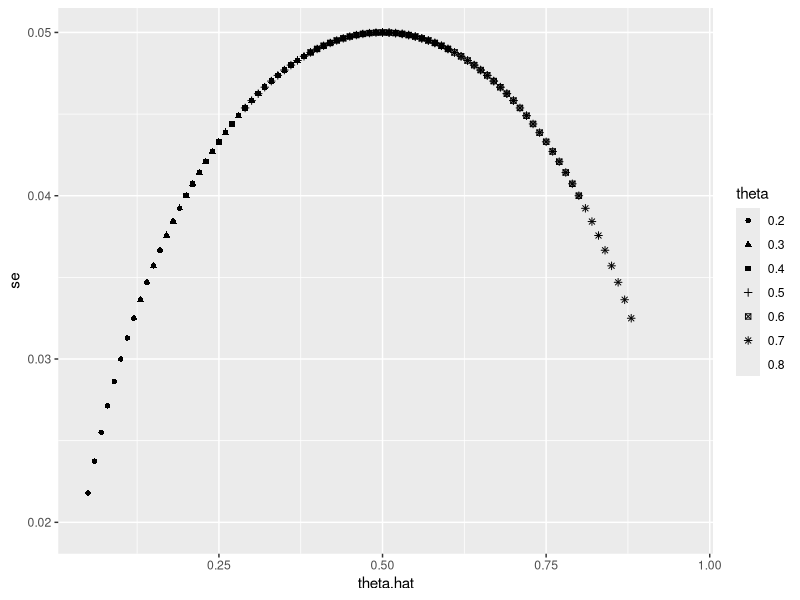
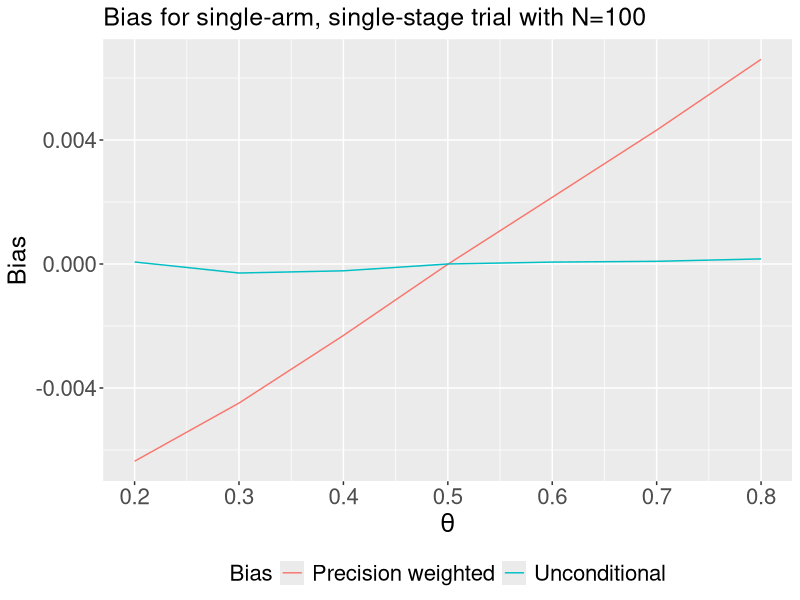
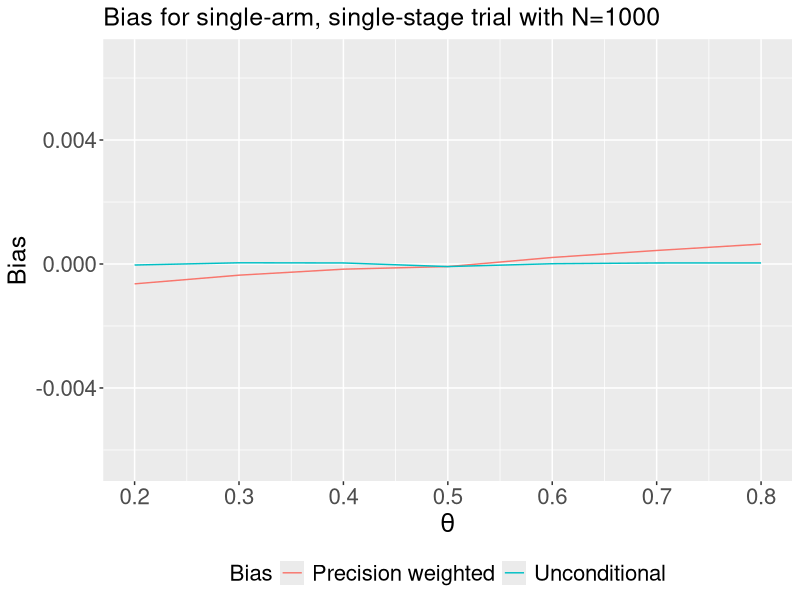
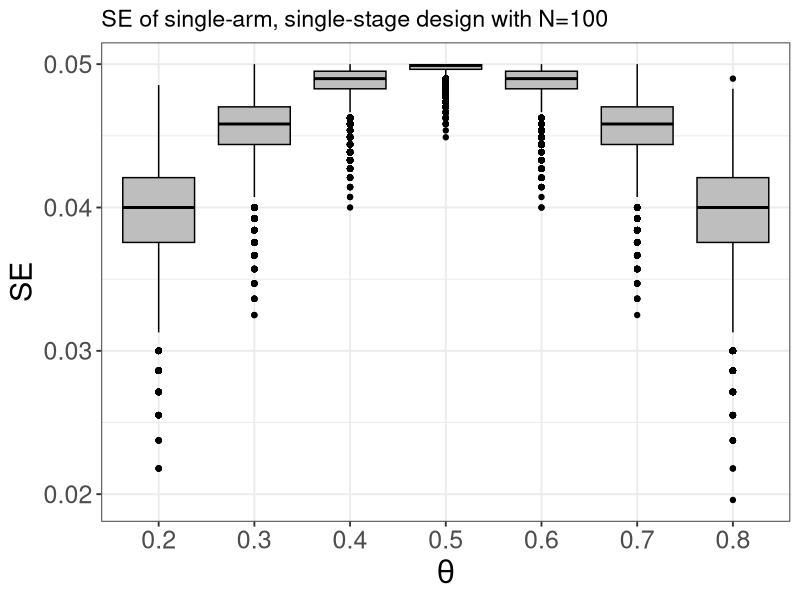
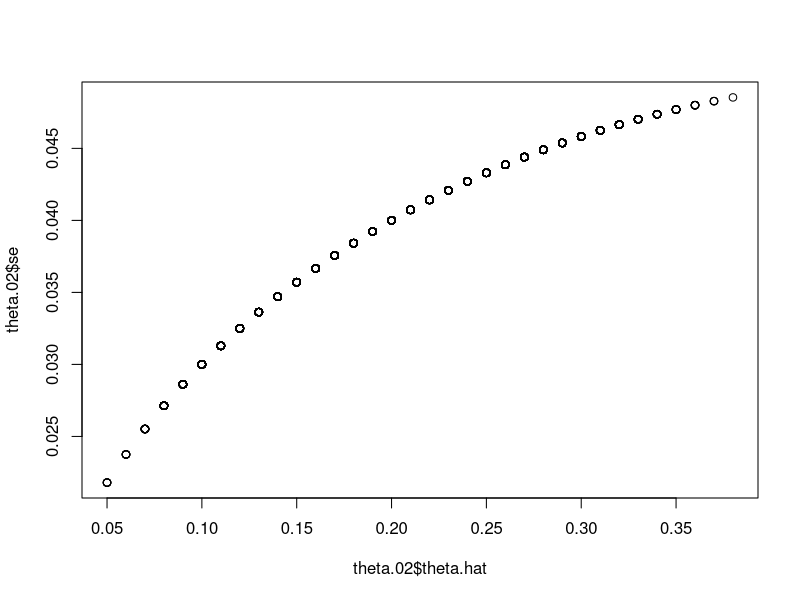
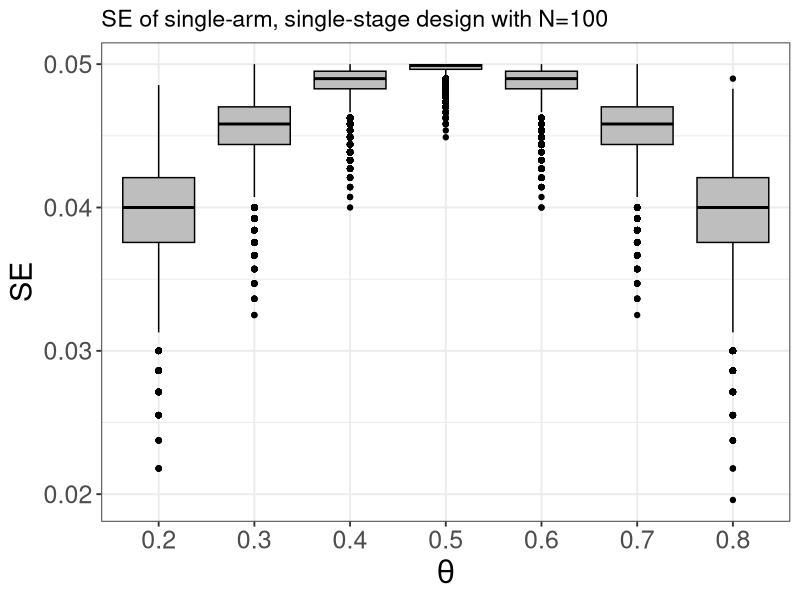

Write R code to recreate these figures, in order.
## ---- chunk 1
knitr::opts_chunk$set(
  collapse = TRUE,
  dev='png',
  fig.path="figures/",
  comment = "#>"
)
## ---- chunk 2
#library(pwb)
library(ggplot2)
library(here)
## ---- chunk 3
# Simulate single-stage design:
nsims <- 1e5
N <- 100
theta.vec <- seq(0.2, 0.8, 0.1)
unadjusted <- pwbias <- numeric(length(theta.vec))
se.list <- theta.hat.list <- vector("list", length(theta.vec))


for (i in 1:length(theta.vec)) {
  responses <- rbinom(nsims, N, theta.vec[i])
  theta.hat <- responses/N
  unadjusted[i] <- mean(theta.hat-theta.vec[i])
  se <- sqrt(theta.hat*(1-theta.hat)/N)
  pwbias[i] <- weighted.mean(x=theta.hat-theta.vec[i], w=1/se^2)
  theta.hat.list[[i]] <- theta.hat
  se.list[[i]] <- se
}

dat <- data.frame(theta=rep(theta.vec, times=2),
                  bias=c(unadjusted, pwbias),
                  type=rep(c("Unconditional", "Precision weighted"), each=length(theta.vec)))

se.df <- data.frame(theta.hat=unlist(theta.hat.list),
                    se=unlist(se.list),
                    theta=rep(as.character(theta.vec), each=nsims))
## ---- chunk 4
# par(mfrow=c(3,3))
# for(i in 1:length(theta.vec)){
#   plot(x=theta.hat.list[[i]], y=se.list[[i]])
# }
# par(mfrow=c(3,3))
se.df.parsim <- se.df[!duplicated(se.df),]
nrow(se.df.parsim)
ggplot(se.df.parsim, aes(x=theta.hat, y=se, shape=theta))+
  geom_point()
## ---- chunk 5
    theme_update(axis.text=element_text(size=16),
          axis.title=element_text(size=18),
          legend.text=element_text(size=16),
          legend.title=element_text(size=16),
          plot.title=element_text(size=18))
ggplot(data=dat, mapping=aes(x=theta, y=bias, col=type))+
  geom_line()+
  labs(title="Bias for single-arm, single-stage trial with N=100")+
    scale_x_continuous(breaks=theta.vec)+
    scale_y_continuous(limits = range(dat$bias, na.rm=T))+
    theme(legend.position="bottom", legend.title=element_text())+
  ylab("Bias")+
  xlab(expression(theta))+
  guides(col=guide_legend(title="Bias"))
## ---- chunk 6
N <- 1000
unadjusted <- pwbias <- numeric(length(theta.vec))

for (i in 1:length(theta.vec)) {
  responses <- rbinom(nsims, N, theta.vec[i])
  theta.hat <- responses/N
  unadjusted[i] <- mean(theta.hat-theta.vec[i])
  se <- sqrt(theta.hat*(1-theta.hat)/N)
  pwbias[i] <- weighted.mean(x=theta.hat-theta.vec[i], w=1/se^2)
}

dat1000 <- data.frame(theta=rep(theta.vec, times=2),
                  bias=c(unadjusted, pwbias),
                  type=rep(c("Unconditional", "Precision weighted"), each=length(theta.vec)))

ggplot(data=dat1000, mapping=aes(x=theta, y=bias, col=type))+
  geom_line()+
  labs(title="Bias for single-arm, single-stage trial with N=1000")+
    scale_x_continuous(breaks=theta.vec)+
    scale_y_continuous(limits = range(dat$bias, na.rm=T))+
  theme(legend.position="bottom")+
  ylab("Bias")+
  xlab(expression(theta))+
  guides(col=guide_legend(title="Bias"))

## ---- chunk 7
lwd <- 0.75
SEs <- ggplot(data=se.df, mapping=aes(x=theta, y=se))+
  theme_bw(base_size = 14)+
  theme(axis.text=element_text(size=18),
        axis.title=element_text(size=22))+
  geom_boxplot(whisker.linewidth = lwd,
               staple.linewidth = lwd,
               median.linewidth = lwd,
               box.linewidth = lwd,
               fill="grey",
               colour="black")+
  xlab(expression(theta))+
  ylab("SE")+
  labs(title="SE of single-arm, single-stage design with N=100")
SEs
ggsave(filename="non-AD_SE.eps",
       plot=SEs,
       device=cairo_ps,
       width = 6.5,
       height = 4,
       path=here("vignettes", "figures"))
## ---- chunk 8
head(se.df)
## ---- chunk 9
theta.02 <- se.df[se.df$theta==0.2, ]
plot(x=theta.02$theta.hat, y=theta.02$se)
